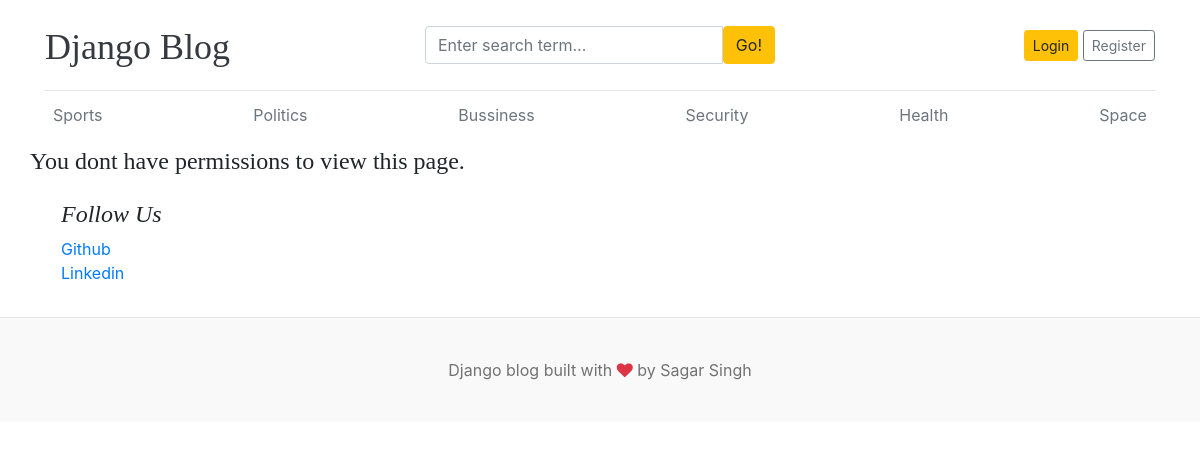
/dashboard/categories/, run on the app's committed database.
### blogs/models.py (models this page shows, shortened)
class Category(models.Model):
    category_name=models.CharField(max_length=50,unique=True)
    created_at=models.DateTimeField(auto_now_add=True)
    updated_at=models.DateTimeField(auto_now=True)
    class Meta:
        verbose_name_plural='categories'

### assignments/models.py (models this page shows, shortened)
class SocialLinks(models.Model):
    platform=models.CharField(max_length=25)
    links=models.URLField()
    class Meta:
        verbose_name_plural='Social Links'

### dashboards/views.py (the view)
# urls.py: path('categories/',views.categories,name='categories'),
def categories(request):
    return render(request,'dashboard/categories.html')

### blogs/context_processors.py (called while the page is built)
def get_category(request):
    categories=Category.objects.all()
    return dict(categories=categories)

def get_blogs(request):
    blogs=Blog.objects.all()
    return dict(blogs=blogs)

def get_sociallinks(request):
    sociallinks=SocialLinks.objects.all()
    return dict(sociallinks=sociallinks)

### templates/dashboard/categories.html
{% extends 'base.html' %}
{% block content %}
<div class="row">
    {% if perms.blogs.add_category %}
    {% include 'dashboard/sidebar.html' %}
    <div class="col-md-9">
        <h2>All Categories</h2>
        <a href="{% url 'add_category' %}" class="btn btn-dark text-light float-right mb-2">Add New</a>
        <table class="table table-hover">
  <thead>
    <tr>
      <th>#</th>
      <th>Category Name</th>
      <th>Created at</th>
      <th>Updated at</th>
      <th>Action</th>
    </tr>
  </thead>
  <tbody>
    {% for cat in categories %}
    <tr>
      <th>{{forloop.counter}}</th>
      <td>{{cat}}</td>
      <td>{{cat.created_at}}</td>
      <td>{{cat.updated_at}}</td>
      <td>
          <a href="{% url 'edit_category' cat.id %}"><i class="fa fa-edit text-success"></i></a>
        &nbsp;
          <a href="{% url 'delete_category' cat.id %}"><i class="fa fa-trash text-danger"></i></a>
    </td>
    </tr>
    {% endfor %}
  </tbody>
</table>
    </div>
    {% else %}
    <h4>You dont have permissions to view this page.</h4>
    {% endif %}
</div>
{% endblock %}

### templates/base.html (shortened to what this page needs)
 {% load static %}
<!DOCTYPE html>
<html lang="en">
<head>
    <link href="https://getbootstrap.com/docs/4.0/dist/css/bootstrap.min.css" rel="stylesheet">
    <link href={% static "css/blog.css" %} rel="stylesheet">
    <link rel="stylesheet" href="https://cdnjs.cloudflare.com/ajax/libs/font-awesome/4.7.0/css/font-awesome.min.css">
  </head>
<body>
    <div class="container">
      <header class="blog-header py-3">
        <div class="row flex-nowrap justify-content-between align-items-center">
          <div class="col-4 pt-1">
            <a class="blog-header-logo text-dark" href="{% url 'home' %}">Django Blog</a>
          </div>
          <div class="col-4">
            <form action="{% url 'search' %}" method="GET">
            <div class="input-group">
                        <input  class="form-control" type="text" name="keyword" value="{{keyword}}" placeholder="Enter search term..." aria-label="Enter search term..." aria-describedby="button-search" />
                        <button type="submit" class="btn btn-warning" id="button-search"> Go!</button>
                    </div>
                    </form>
          </div>
          <div class="col-4 d-flex justify-content-end align-items-center">
            {% if not user.is_authenticated %}
            <a class="btn btn-sm btn-warning" href="{% url 'login' %}">Login</a> &nbsp;
            <a class="btn btn-sm btn-outline-secondary" href="{% url 'register' %}">Register</a>
            {% endif %}
          </div>
        </div>
      </header>
      <div class="nav-scroller py-1 mb-2">
        <nav class="nav d-flex justify-content-between">
            {% for cat in categories %}
          <a class="p-2 text-muted" href="{% url 'posts_by_category' cat.pk %}">{{cat.category_name}}</a>
            {% endfor %}
        </nav>
      </div>
{% block content %}
{% endblock %}
       {% if sociallinks  %}
               <div class="p-3">
          <h4 class="font-italic">Follow Us</h4>
          <ol class="list-unstyled">
            {% for i in sociallinks %}
            <li><a href="{{i.links}}" target='_blank'>{{i.platform}}</a></li>
            {% endfor %}
          </ol>
        </div>
        {% endif %}
    </div>
<footer class="blog-footer">
  <p>Django blog built with <i class="fa fa-heart text-danger"></i>
 by Sagar Singh</a></p>
</footer>
</body>
</html>

### blog_main/static/css/blog.css (style rules this page uses)
.blog-header { border-bottom: 1px solid #e5e5e5; }
.blog-header-logo { font-family: "Playfair Display", Georgia, "Times New Roman", serif; font-size: 2.25rem; }
h1, h2, h3, h4, h5, h6 { font-family: "Playfair Display", Georgia, "Times New Roman", serif; }
.blog-footer { padding: 2.5rem 0; color: #727272; text-align: center; background-color: #f9f9f9; border-top: .05rem solid #e5e5e5; }
.blog-footer p:last-child { margin-bottom: 0; }

### data on the page
Category: category_name "Sports"
Category: category_name "Politics"
Category: category_name "Bussiness"
Category: category_name "Security"
Category: category_name "Health"
Category: category_name "Space"
SocialLinks: platform "Github"
SocialLinks: platform "Linkedin"
